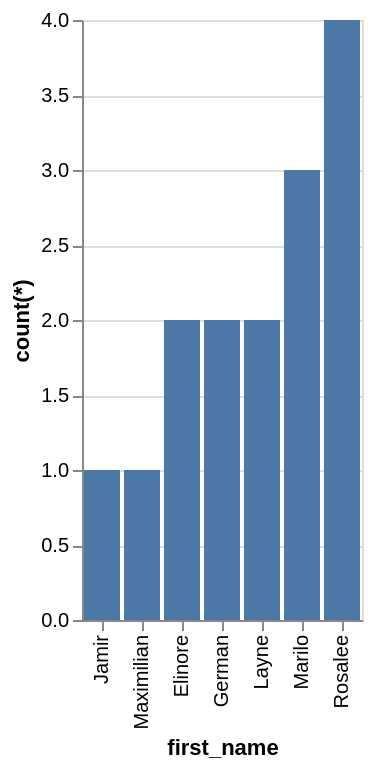

This figure's Vega-Lite source:
### Vega-Lite specification from a JSON file in a GitHub repository (floating-point values rounded to 4 significant figures)
{"data": {"values": [{"x_data": "Jamir", "y_data": 1}, {"x_data": "Maximilian", "y_data": 1}, {"x_data": "Elinore", "y_data": 2}, {"x_data": "German", "y_data": 2}, {"x_data": "Layne", "y_data": 2}, {"x_data": "Marilo", "y_data": 3}, {"x_data": "Rosalee", "y_data": 4}]}, "mark": "bar", "encoding": {"x": {"field": "x_data", "type": "nominal", "title": "first_name", "sort": {"op": "sum", "field": "y_data", "order": "ascending"}}, "y": {"field": "y_data", "type": "quantitative", "title": "count(*)"}}}
